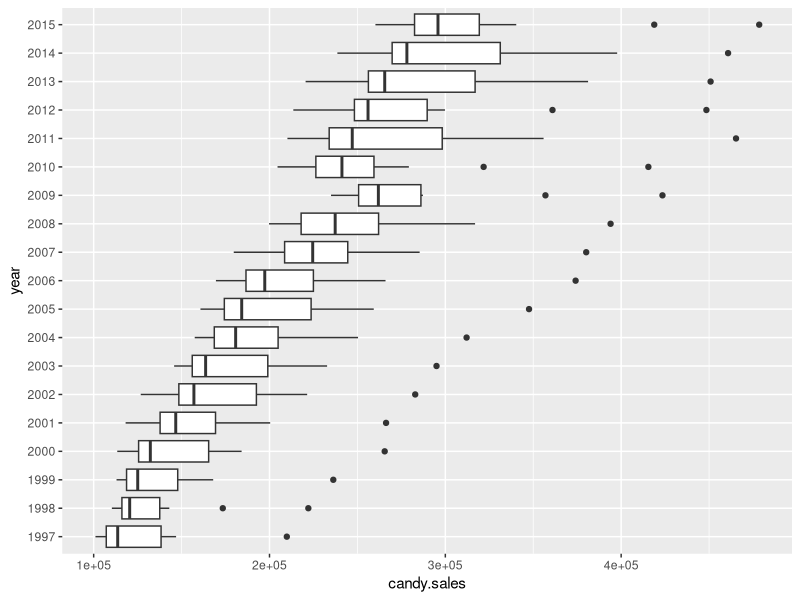
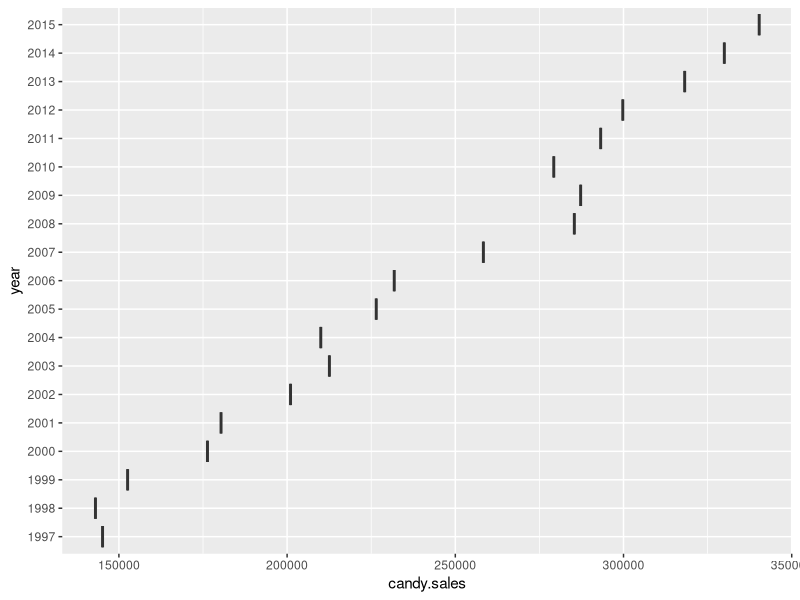
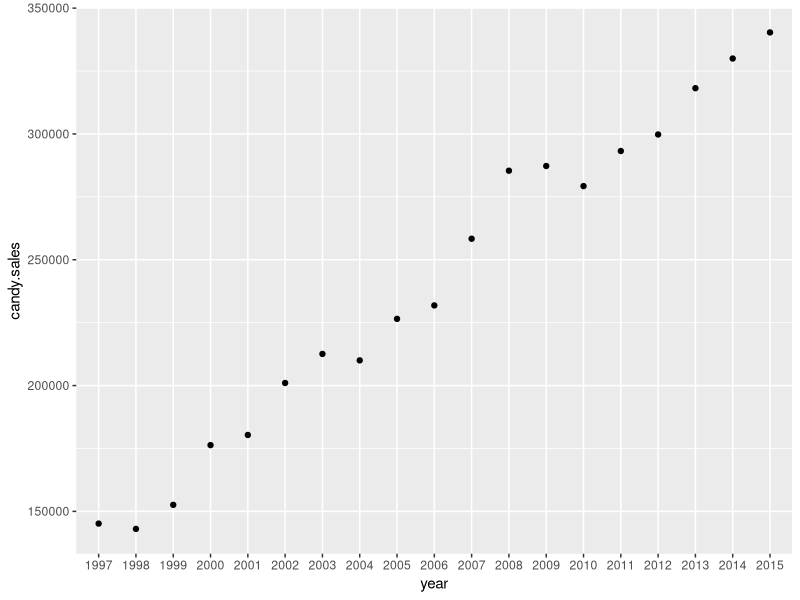
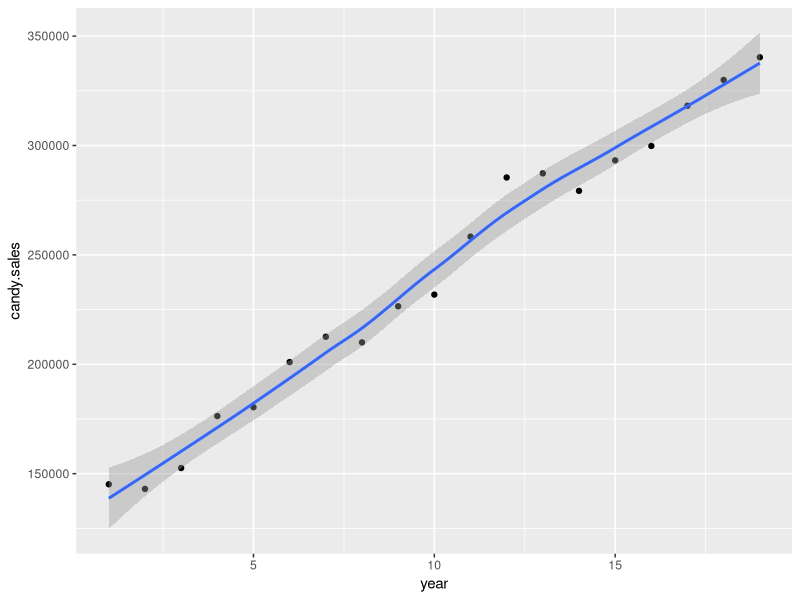
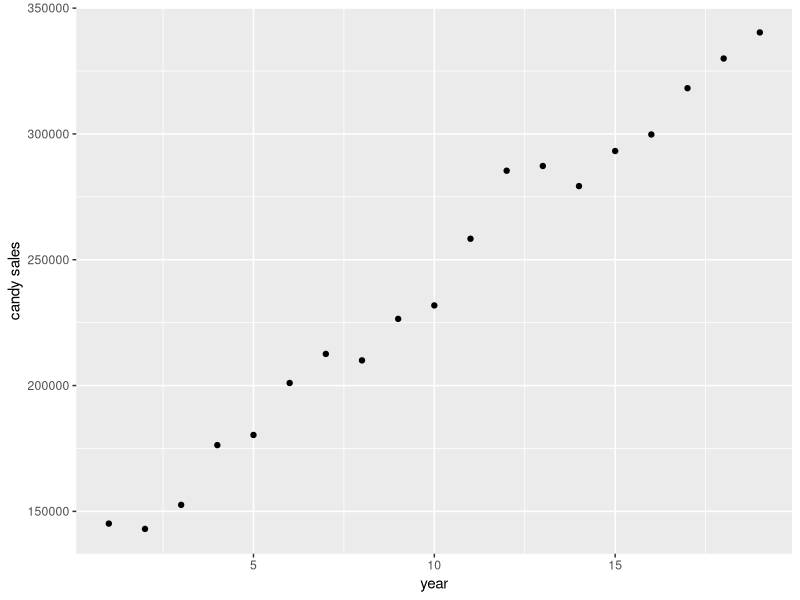
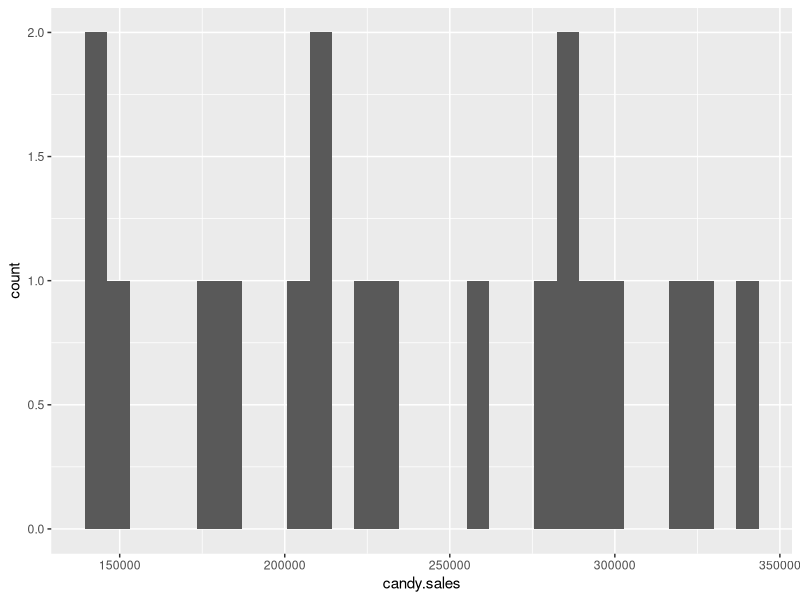
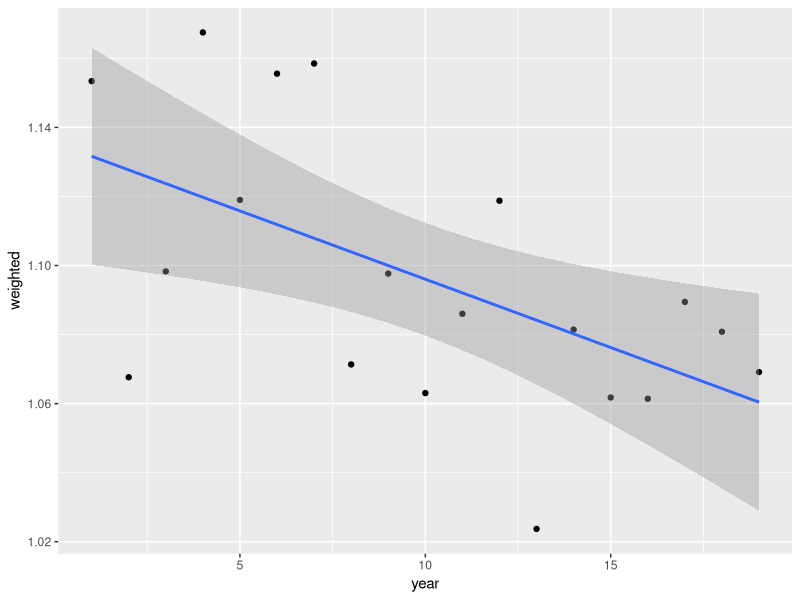
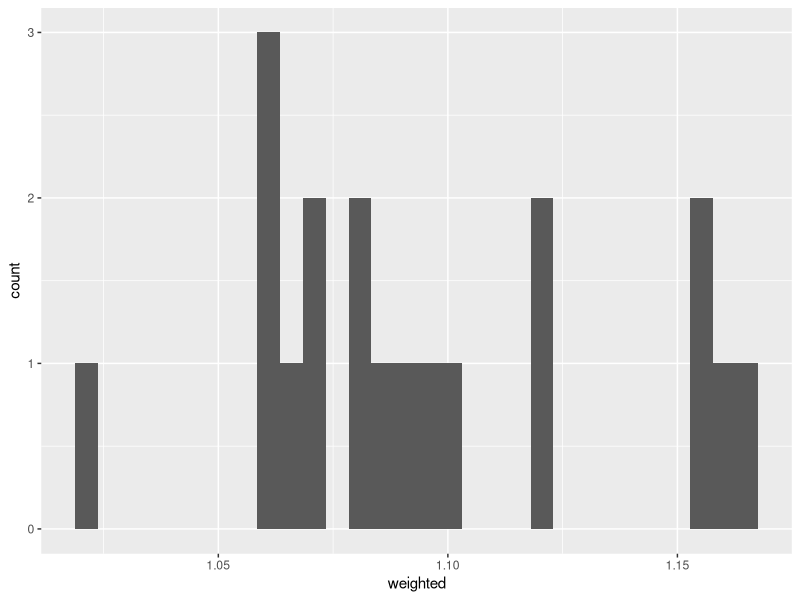

These charts were generated, in order, by the following R code:
## ---- chunk 1
#read basic sales data ####
candy <-read.csv("data/canada/canadian.candy.sales.csv")
library(tibble)
candy <- as_data_frame(candy)
candy
candy$year <-as.factor(candy$year) #need to assign as ordinal so set as factor

#Data viz first to 'see' patterns####
library(ggplot2)
p1 <-ggplot(candy) +geom_boxplot(mapping = aes(year, candy.sales)) + coord_flip()
p1 #ok but this is annual candy sales. I want just october. Might be cool to think about whether candy sales are going up in general every year not just at Halloween.
#now, need to extract just Halloween.
#note, sales end on first of month, so need to take just Nov 1 from each year.
library(dplyr)
octobers <- candy %>% filter(month == 11)
octobers #ok so now I think I have just Halloween sales.
p2 <-ggplot(octobers) +geom_boxplot(mapping = aes(year, candy.sales)) + coord_flip()
p2 #weird as do not have means per month, so going to switch to point plots

p3 <-ggplot(octobers) +geom_point(mapping = aes(year, candy.sales))
p3 #OK this looks a lot better to me
octobers$year <- as.numeric(octobers$year)

p4 <-ggplot(octobers, aes(year, candy.sales)) + geom_point()
p4 +geom_smooth()
p4 + ylab("candy sales")

#so, looks to me like candy sales in oct went up over time. time for a model?
#next step, check distribution of candy sales
p5 <-ggplot(octobers) + geom_histogram(aes(candy.sales)) #changing binwidth crashes it.
p5

#linear model to exlore potential patterns####
m1 <- lm(candy.sales ~year, data= octobers)
summary(m1) #both intercept and slope of line significant different from 0
anova(m1, test="Chisq") #year effect is significant.

#weak but not bad.
#now what about controlling for the background annual candy sales
candy$year <- as.factor(candy$year)
annual.sales <-candy %>% group_by(year) %>% summarise(mean = mean(candy.sales))
annual.sales

octobers<- mutate(octobers, weighted = (octobers$candy.sales/annual.sales$mean))

p5 <-ggplot(octobers, aes(year, weighted)) + geom_point()
p5 +geom_smooth(method=lm)

p6 <- ggplot(octobers) + geom_histogram(aes(weighted))
p6

m2 <- lm(weighted ~year, data= octobers)
summary(m2)
anova(m2, test="Chisq")

#Interpretation.####
#Candy sales at Halloween increasing over time. However, per annum candy sales also increasing. We just buy more candy year round!

#Now, need to read in associated data including number of Canadian children at trick-or-treating age, onset of health issues for same-aged children in Canada, and total sugar consumption per person.

